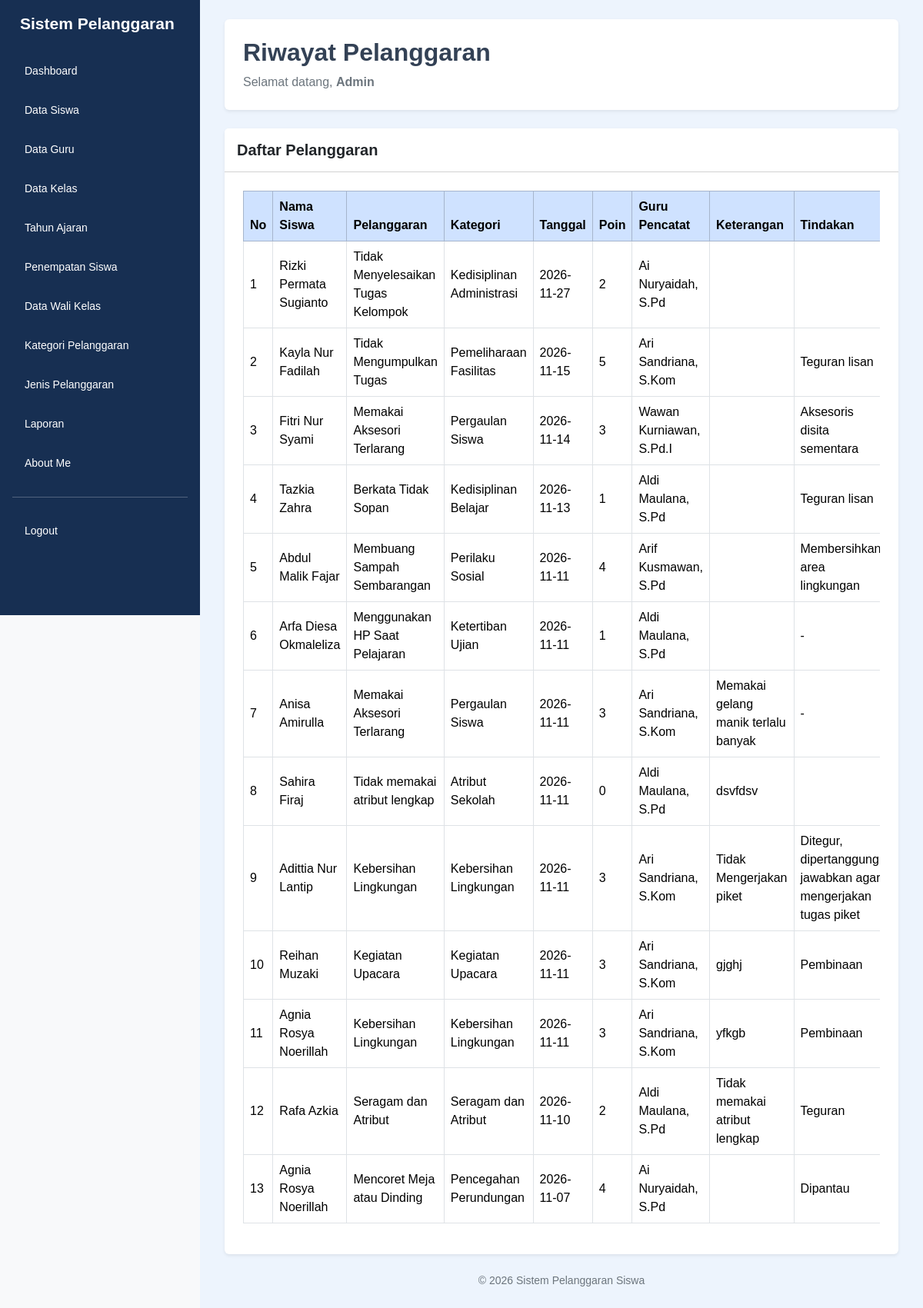
Page /riwayat.php (signed in) on the committed database.
### tables this page shows
CREATE TABLE `t_pelanggaran_siswa` (
  `id` int(11) NOT NULL,
  `tahun_ajaran_id` int(11) NOT NULL,
  `siswa_id` int(11) NOT NULL,
  `nama_siswa` varchar(150) NOT NULL,
  `kelas_id` int(11) NOT NULL,
  `nama_kelas` varchar(100) NOT NULL,
  `pelanggaran_id` int(11) NOT NULL,
  `nama_pelanggaran` varchar(150) NOT NULL,
  `pelanggaran_kategori_id` int(11) NOT NULL,
  `guru_id` int(11) NOT NULL,
  `nama_guru` varchar(150) NOT NULL,
  `tanggal` date NOT NULL,
  `keterangan` text NOT NULL,
  `poin` int(11) NOT NULL,
  `tindakan` text NOT NULL,
  `status` varchar(30) NOT NULL,
  `created_at` timestamp NOT NULL DEFAULT current_timestamp(),
  `updated_at` timestamp NOT NULL DEFAULT current_timestamp()
);

CREATE TABLE `t_pelanggaran_kategori` (
  `id` int(11) NOT NULL,
  `nama` varchar(100) NOT NULL,
  `deskripsi` text NOT NULL,
  `status_aktif` tinyint(1) NOT NULL,
  `created_at` timestamp NOT NULL DEFAULT current_timestamp(),
  `updated_at` timestamp NOT NULL DEFAULT current_timestamp()
);

### riwayat.php (the view, shortened to what this page needs)
<?php
include 'config/koneksi.php';
$nama_login = $_SESSION['name'] ?? 'Pengguna';
$role = strtolower(trim($_SESSION['role'] ?? ''));
$halaman = basename($_SERVER['PHP_SELF']);
if ($role == 'admin') {
    $query = mysqli_query($koneksi, "
        SELECT
            ps.*,
            pk.nama AS nama_kategori
        FROM t_pelanggaran_siswa ps
        LEFT JOIN t_pelanggaran_kategori pk
            ON ps.pelanggaran_kategori_id = pk.id
        WHERE ps.status = 'Selesai'
        ORDER BY ps.tanggal DESC, ps.id DESC
    ");
}
?>
<!DOCTYPE html>
<html lang="id">
<head>
    <link href="https://cdn.jsdelivr.net/npm/bootstrap@5.3.8/dist/css/bootstrap.min.css"
          rel="stylesheet">
    <link href="https://cdn.datatables.net/3.1.4/css/dataTables.dataTables.min.css"
          rel="stylesheet">
    <link rel="stylesheet" href="style/style.css">
</head>
<body class="bg-light">
<div class="container-fluid">
    <div class="row">
        <div class="sidebar col-md-3 col-lg-2 position-fixed top-0 start-0 vh-100 p-3 overflow-auto">
            <h4 class="text-white mb-4">Sistem Pelanggaran</h4>
            <ul class="nav nav-pills flex-column gap-1">
                <?php if ($role == 'admin') { ?>
                    <li class="nav-item">
                        <a href="dashboard.php"
                           class="nav-link <?= $halaman == 'dashboard.php' ? 'active' : 'text-white'; ?>">
                            Dashboard
                        </a>
                    </li>
                    <li class="nav-item">
                        <a href="data_siswa.php" class="nav-link text-white">Data Siswa</a>
                    </li>
                    <li class="nav-item">
                        <a href="data_guru.php" class="nav-link text-white">Data Guru</a>
                    </li>
                    <li class="nav-item">
                        <a href="data_kelas.php" class="nav-link text-white">Data Kelas</a>
                    </li>
                    <li class="nav-item">
                        <a href="data_tahun_ajaran.php" class="nav-link text-white">Tahun Ajaran</a>
                    </li>
                    <li class="nav-item">
                        <a href="data_penempatan_siswa.php" class="nav-link text-white">Penempatan Siswa</a>
                    </li>
                    <li class="nav-item">
                        <a href="data_wali_kelas.php" class="nav-link text-white">Data Wali Kelas</a>
                    </li>
                    <li class="nav-item">
                        <a href="data_kategori_pelanggaran.php" class="nav-link text-white">Kategori Pelanggaran</a>
                    </li>
                    <li class="nav-item">
                        <a href="data_jenis_pelanggaran.php" class="nav-link text-white">Jenis Pelanggaran</a>
                    </li>
                    <li class="nav-item">
                        <a href="laporan.php"
                           class="nav-link <?= $halaman == 'laporan.php' ? 'active' : 'text-white'; ?>">
                            Laporan
                        </a>
                    </li>
                <?php } ?>
                <li class="nav-item">
                    <a href="about_me.php"
                       class="nav-link <?= $halaman == 'about_me.php' ? 'active' : 'text-white'; ?>">
                        About Me
                    </a>
                </li>
                <hr class="border-white">
                <li class="nav-item">
                    <a href="logout.php" class="nav-link text-white">Logout</a>
                </li>
            </ul>
        </div>
        <main class="content-main">
            <div class="page-content">
                <div class="bg-white rounded shadow-sm p-4 mb-4">
                    <h2 class="fw-bold mb-2">
                        Riwayat Pelanggaran
                    </h2>
                    <p class="text-secondary mb-0">
                        Selamat datang,
                        <b><?= htmlspecialchars($nama_login); ?></b>
                    </p>
                </div>
                <div class="card border-0 shadow-sm">
                    <div class="card-header bg-white p-3">
                        <h5 class="fw-bold mb-0">
                            Daftar Pelanggaran
                        </h5>
                    </div>
                    <div class="card-body p-4">
                        <div class="table-responsive">
                            <table class="table table-bordered table-hover align-middle"
                                   id="tabelRiwayat">
                                <thead class="table-primary">
                                    <tr>
                                        <th>No</th>
                                        <th>Nama Siswa</th>
                                        <th>Pelanggaran</th>
                                        <th>Kategori</th>
                                        <th>Tanggal</th>
                                        <th>Poin</th>
                                        <th>Guru Pencatat</th>
                                        <th>Keterangan</th>
                                        <th>Tindakan</th>
                                    </tr>
                                </thead>
                                <tbody>
                                    <?php
                                    $no = 1;
                                    while ($data = mysqli_fetch_assoc($query)) {
                                    ?>
                                    <tr>
                                        <td><?= $no++; ?></td>
                                        <td>
                                            <?= htmlspecialchars($data['nama_siswa'] ?? '-'); ?>
                                        </td>
                                        <td>
                                            <?= htmlspecialchars($data['nama_pelanggaran'] ?? '-'); ?>
                                        </td>
                                        <td>
                                            <?= htmlspecialchars($data['nama_kategori'] ?? '-'); ?>
                                        </td>
                                        <td>
                                            <?= htmlspecialchars($data['tanggal'] ?? '-'); ?>
                                        </td>
                                        <td>
                                            <?= htmlspecialchars($data['poin'] ?? '0'); ?>
                                        </td>
                                        <td>
                                            <?= htmlspecialchars($data['nama_guru'] ?? '-'); ?>
                                        </td>
                                        <td>
                                            <?= htmlspecialchars($data['keterangan'] ?? '-'); ?>
                                        </td>
                                        <td>
                                            <?= htmlspecialchars($data['tindakan'] ?? '-'); ?>
                                        </td>
                                    </tr>
                                    <?php } ?>
                                </tbody>
                            </table>
                        </div>
                    </div>
                </div>
                <p class="text-secondary text-center mt-4 small">
                    © 2026 Sistem Pelanggaran Siswa
                </p>
            </div>
        </main>
    </div>
</div>
</body>
</html>

### style/style.css (style rules this page uses)
* { box-sizing: border-box; }
html { width: 100%; min-height: 100%; overflow-x: hidden; }
body { width: 100%; min-height: 100vh; margin: 0; padding: 0; font-family: Arial, Helvetica, sans-serif; background-color: #edf4fd; color: #334155; }
a { text-decoration: none; }
.sidebar { position: fixed !important; top: 0; left: 0; width: 260px !important; max-width: 260px !important; height: 100vh; padding: 24px 15px; background-color: #172f52 !important; z-index: 1001; overflow-y: auto; overflow-x: hidden; flex: none !important; }
.sidebar h4 { color: #ffffff; font-size: 21px; font-weight: 700; margin: 0 0 38px; padding: 0 10px; line-height: 1.4; }
.sidebar .nav { display: flex; flex-direction: column; gap: 7px; }
.sidebar .nav-item { width: 100%; }
.sidebar .nav-link { display: block; width: 100%; padding: 13px 16px; border-radius: 9px; color: #e2eaf6; font-size: 14px; font-weight: 500; transition: all 0.2s ease; }
.content-main { display: block !important; position: relative; width: calc(100% - 260px) !important; max-width: none !important; min-height: 100vh; margin-left: 260px !important; margin-right: 0 !important; padding: 25px 32px 35px !important; background-color: #edf4fd; overflow-x: hidden; }
.table-responsive { display: block; width: 100%; max-width: 100%; overflow-x: auto; }
@media (min-width: 768px) { .content-main { padding-top: 25px !important; } }

### rows in the picture
t_pelanggaran_siswa: nama_siswa "Rizki Permata Sugianto", nama_pelanggaran "Tidak Menyelesaikan Tugas Kelompok", pelanggaran_kategori.nama "Kedisiplinan Administrasi", tanggal "2026-11-27", poin "2", nama_guru "Ai Nuryaidah, S.Pd"
t_pelanggaran_siswa: nama_siswa "Kayla Nur Fadilah", nama_pelanggaran "Tidak Mengumpulkan Tugas", pelanggaran_kategori.nama "Pemeliharaan Fasilitas", tanggal "2026-11-15", poin "5", nama_guru "Ari Sandriana, S.Kom", tindakan "Teguran lisan"
t_pelanggaran_siswa: nama_siswa "Fitri Nur Syami", nama_pelanggaran "Memakai Aksesori Terlarang", pelanggaran_kategori.nama "Pergaulan Siswa", tanggal "2026-11-14", poin "3", nama_guru "Wawan Kurniawan, S.Pd.I", tindakan "Aksesoris disita sementara"
t_pelanggaran_siswa: nama_siswa "Tazkia Zahra", nama_pelanggaran "Berkata Tidak Sopan", pelanggaran_kategori.nama "Kedisiplinan Belajar", tanggal "2026-11-13", poin "1", nama_guru "Aldi Maulana, S.Pd", tindakan "Teguran lisan"
t_pelanggaran_siswa: nama_siswa "Abdul Malik Fajar", nama_pelanggaran "Membuang Sampah Sembarangan", pelanggaran_kategori.nama "Perilaku Sosial", tanggal "2026-11-11", poin "4", nama_guru "Arif Kusmawan, S.Pd", tindakan "Membersihkan area lingkungan"
t_pelanggaran_siswa: nama_siswa "Arfa Diesa Okmaleliza", nama_pelanggaran "Menggunakan HP Saat Pelajaran", pelanggaran_kategori.nama "Ketertiban Ujian", tanggal "2026-11-11", poin "1", nama_guru "Aldi Maulana, S.Pd", tindakan "-"
t_pelanggaran_siswa: nama_siswa "Anisa Amirulla", nama_pelanggaran "Memakai Aksesori Terlarang", pelanggaran_kategori.nama "Pergaulan Siswa", tanggal "2026-11-11", poin "3", nama_guru "Ari Sandriana, S.Kom", keterangan "Memakai gelang manik terlalu banyak", tindakan "-"
t_pelanggaran_siswa: nama_siswa "Sahira Firaj", nama_pelanggaran "Tidak memakai atribut lengkap", pelanggaran_kategori.nama "Atribut Sekolah", tanggal "2026-11-11", poin "0", nama_guru "Aldi Maulana, S.Pd", keterangan "dsvfdsv"
t_pelanggaran_siswa: nama_siswa "Adittia Nur Lantip", nama_pelanggaran "Kebersihan Lingkungan", pelanggaran_kategori.nama "Kebersihan Lingkungan", tanggal "2026-11-11", poin "3", nama_guru "Ari Sandriana, S.Kom", keterangan "Tidak Mengerjakan piket", tindakan "Ditegur, dipertanggung jawabkan agar mengerjakan tugas piket"
t_pelanggaran_siswa: nama_siswa "Reihan Muzaki", nama_pelanggaran "Kegiatan Upacara", pelanggaran_kategori.nama "Kegiatan Upacara", tanggal "2026-11-11", poin "3", nama_guru "Ari Sandriana, S.Kom", keterangan "gjghj", tindakan "Pembinaan"
t_pelanggaran_siswa: nama_siswa "Agnia Rosya Noerillah", nama_pelanggaran "Kebersihan Lingkungan", pelanggaran_kategori.nama "Kebersihan Lingkungan", tanggal "2026-11-11", poin "3", nama_guru "Ari Sandriana, S.Kom", keterangan "yfkgb", tindakan "Pembinaan"
t_pelanggaran_siswa: nama_siswa "Rafa Azkia", nama_pelanggaran "Seragam dan Atribut", pelanggaran_kategori.nama "Seragam dan Atribut", tanggal "2026-11-10", poin "2", nama_guru "Aldi Maulana, S.Pd", keterangan "Tidak memakai atribut lengkap", tindakan "Teguran"
t_pelanggaran_siswa: nama_siswa "Agnia Rosya Noerillah", nama_pelanggaran "Mencoret Meja atau Dinding", pelanggaran_kategori.nama "Pencegahan Perundungan", tanggal "2026-11-07", poin "4", nama_guru "Ai Nuryaidah, S.Pd", tindakan "Dipantau"

### other values in the picture
$nama_login "Admin"
